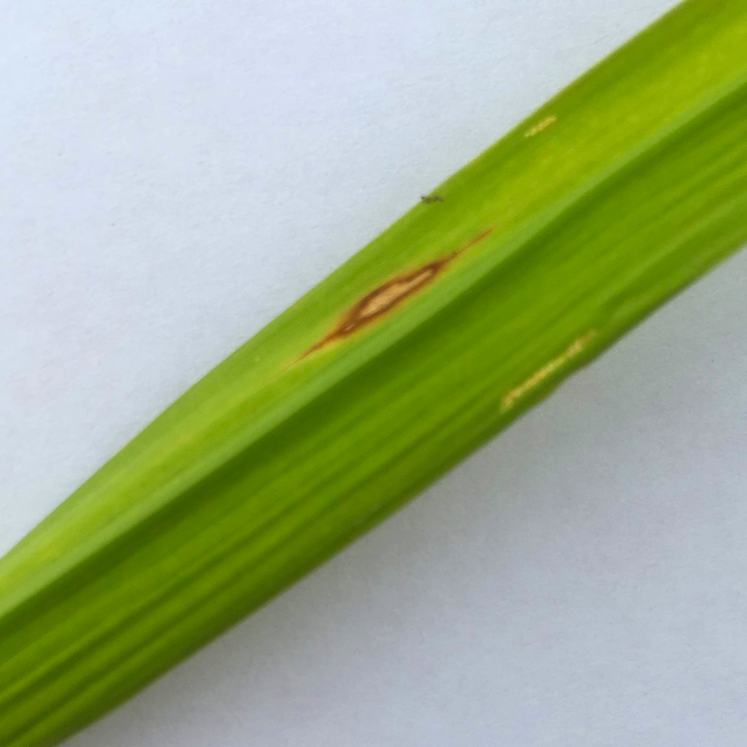
#> input picture IMG_4767.jpg, 2240 x 2240 px (shown at 1/3 size)
$ python preprocess.py
#> lines starting #> are read from the running program, lines starting #| are printed output that depends on the picture
import cv2
import numpy as np
import matplotlib.pyplot as plt
from PIL import Image
import pandas as pd

img = cv2.imread('IMG_4767.jpg', 1)
#> img is the input picture: shape (2240, 2240, 3); mean B, G, R 133.8, 174.9, 158.5
img = cv2.cvtColor(img, cv2.COLOR_BGR2RGB)

res = cv2.resize(img, (224, 224))
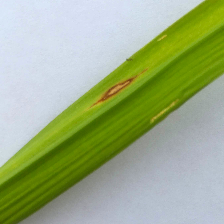
#> res: shape (224, 224, 3); mean R, G, B 158.6, 175.1, 133.9
# res = Image.fromarray(img)
# res = res.resize((224, 224), Image.BILINEAR)

title = ['Ori', 'resize']
image = [img, res]
count = 2

# [8 lines of commented-out code are left out]

for i in range(count):
    plt.subplot(2, 2, i+1)
    plt.title(title[i])
    plt.imshow(image[i])

plt.show()
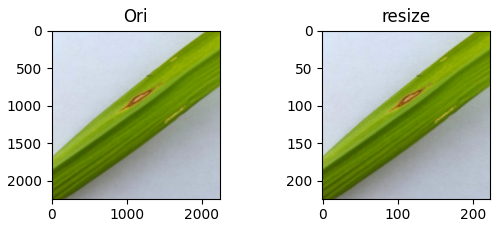
#> figure drawn by matplotlib, 2 panels
# hasil = 'resize.jpg'
print(res[107:112, 90:95])
#> (printed output is left out)
# [20 lines of commented-out code are left out]
